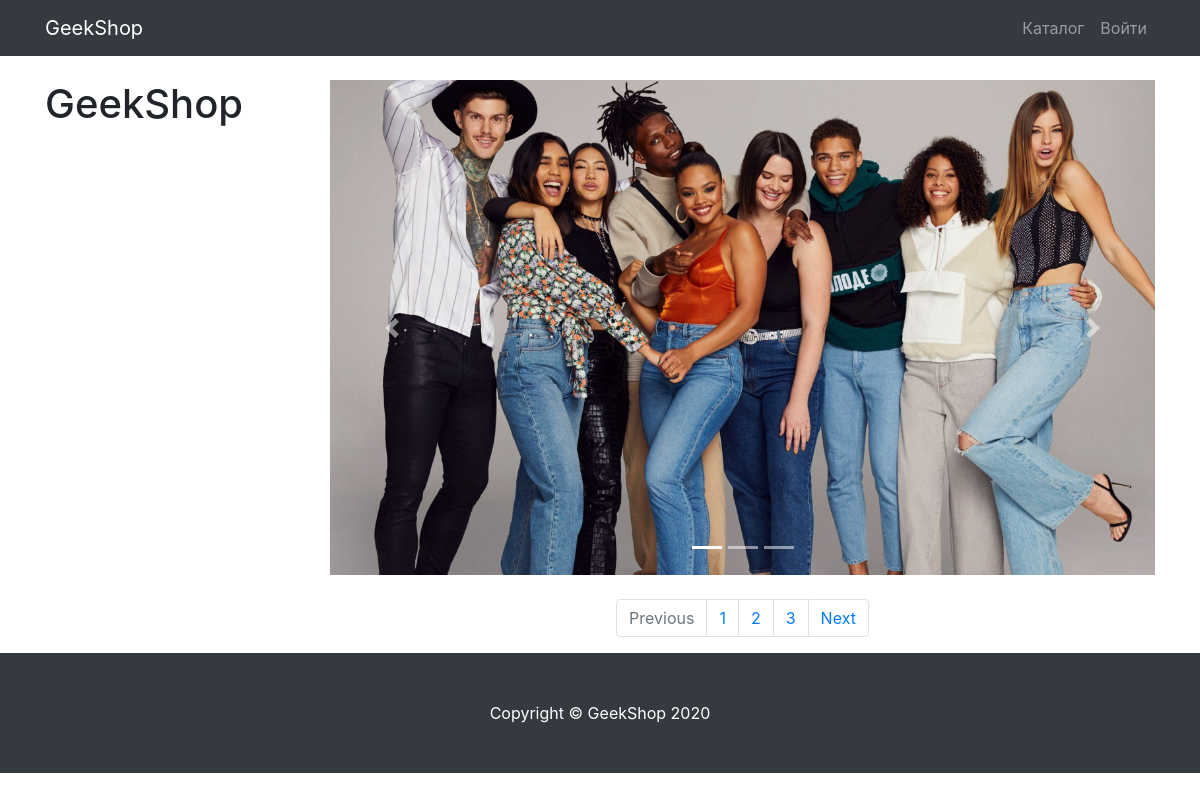
/products/, run on an earlier commit of the app's database.
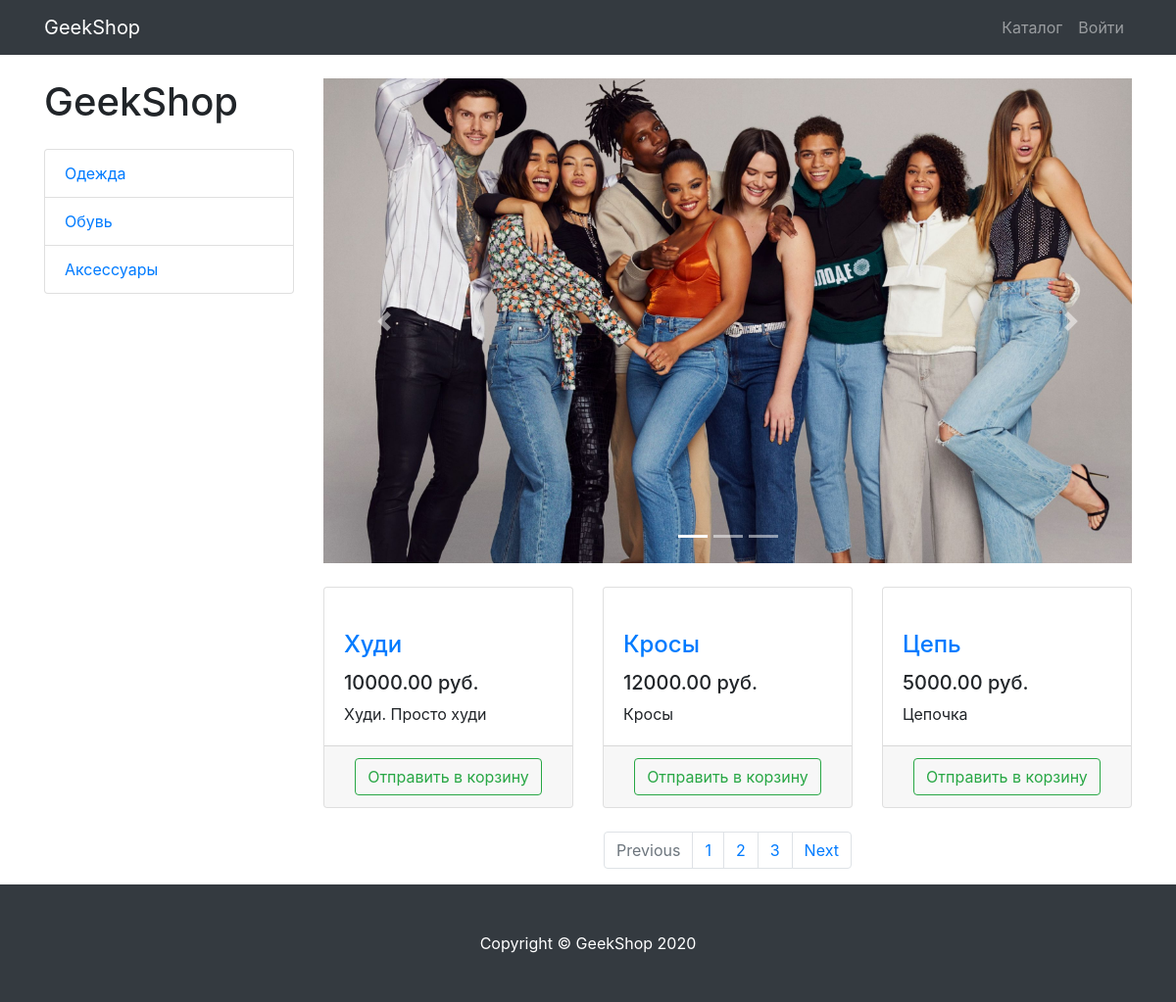
And on a later commit of the database.
### products/models.py (models this page shows, shortened)
class ProductCategory(models.Model):
    name = models.CharField(max_length=64,unique=True) #CharField, TextField это тип данных, в скобках - доп условия типо unique, blank (если true то поле может быть пустым)
    description = models.TextField(blank=True)
    class Meta:
        verbose_name_plural = 'ProductCategories'

class Products(models.Model):
    name = models.CharField(max_length=256)
    image = models.ImageField(upload_to='products_images',blank=True) #upload_to - папка куда будут выгружаться фотографии
    description = models.TextField(blank=True)
    short_description = models.CharField(max_length=64, blank=True)
    price = models.DecimalField(max_digits=8,decimal_places=2,default=0) #Тип данных для денег, 2 знака после запятой, максимум цифр в целой части 8, по умолчанию поле равно 0
    quantity = models.PositiveIntegerField(default=0) #Положительное целое число
    category = models.ForeignKey(ProductCategory, on_delete=models.CASCADE) #Внешний ключ ссылающийся на таблицу ProductCategory, при удалении Категории товары также удалятся
    class Meta:
        verbose_name_plural = "Products"

### products/views.py (the view)
# urls.py: path('',products, name = 'index'),
def products(request):
    context = {
        'title': 'Каталог',
        'categories': ProductCategory.objects.all(),
        'products': Products.objects.all(),
    }
    return render(request,"products/products.html", context)

### products/templates/products/products.html (shortened to what this page needs)
{% extends 'products/base.html' %}
{% load static %}
{% block css %} <link href="{% static 'vendor/css/products.css' %}" rel="stylesheet"> {% endblock %}
{% block content %}
    <div class="container">
    <div class="row">
        <div class="col-lg-3">
            <h1 class="my-4">GeekShop</h1>
            <div class="list-group">
                {% for category in categories %}
                     <a href="#" class="list-group-item">{{ category.name }}</a>
                {% endfor %}
            </div>
        </div>
        <div class="col-lg-9">
            <div id="carouselExampleIndicators" class="carousel slide my-4" data-ride="carousel">
                <ol class="carousel-indicators">
                    <li data-target="#carouselExampleIndicators" data-slide-to="0" class="active"></li>
                    <li data-target="#carouselExampleIndicators" data-slide-to="1"></li>
                    <li data-target="#carouselExampleIndicators" data-slide-to="2"></li>
                </ol>
                <div class="carousel-inner" role="listbox">
                    <div class="carousel-item active">
                        <img class="d-block img-fluid" src="{% static 'vendor/img/slides/slide-1.jpg' %}" alt="First slide">
                    </div>
                </div>
                <a class="carousel-control-prev" href="#carouselExampleIndicators" role="button" data-slide="prev">
                    <span class="carousel-control-prev-icon" aria-hidden="true"></span>
                </a>
                <a class="carousel-control-next" href="#carouselExampleIndicators" role="button" data-slide="next">
                    <span class="carousel-control-next-icon" aria-hidden="true"></span>
                </a>
            </div>
            <div class="row">
                {% for product in products %}
                    <div class="col-lg-4 col-md-6 mb-4">
                    <div class="card h-100">
                        <a href="#">
                        </a>
                        <div class="card-body">
                            <h4 class="card-title">
                                <a href="#">{{ product.name }}</a>
                            </h4>
                            <h5>{{ product.price }} руб.</h5>
                            <p class="card-text">{{ product.short_description }}</p>
                        </div>
                        <div class="card-footer text-center">
                            <a href="{% url 'products:basket_add' product.id %}">
                            <button type="button" class="btn btn-outline-success">Отправить в корзину</button>
                            </a>
                        </div>
                    </div>
                </div>
                {% endfor %}
            </div>
            <nav aria-label="Page navigation example">
                <ul class="pagination justify-content-center">
                    <li class="page-item disabled">
                        <a class="page-link" href="#" tabindex="-1" aria-disabled="true">Previous</a>
                    </li>
                    <li class="page-item"><a class="page-link" href="#">1</a></li>
                    <li class="page-item"><a class="page-link" href="#">2</a></li>
                    <li class="page-item"><a class="page-link" href="#">3</a></li>
                    <li class="page-item">
                        <a class="page-link" href="#">Next</a>
                    </li>
                </ul>
            </nav>
        </div>
    </div>
</div>
 {% endblock %}
{% block footer %}
    <footer class="py-5 bg-dark">
    <div class="container">
        <p class="m-0 text-center text-white">Copyright &copy; GeekShop 2020</p>
    </div>
</footer>
{% endblock %}

### products/templates/products/base.html (shortened to what this page needs)
{% load static %}
<!DOCTYPE html>
<html lang="en">
<head>
    <link href="{% static 'vendor/bootstrap/css/bootstrap.min.css' %}" rel="stylesheet">
    {% block css %} {% endblock %}
</head>
<body>
<nav class="navbar navbar-expand-lg navbar-dark bg-dark fixed-top">
    <div class="container">
        <a class="navbar-brand" href="{% url 'index' %}">GeekShop</a>
        <div class="collapse navbar-collapse" id="navbarResponsive">
            <ul class="navbar-nav ml-auto">
                <li class="nav-item">
                    <a class="nav-link" href="{% url 'products:index' %}">Каталог  </a>
                </li>
                {% if user.is_authenticated %}
                    <li class="nav-item dropdown">
                    <a class="nav-link dropdown-toggle" href="#" id="navbarDropdown" role="button"
                       data-bs-toggle="dropdown" aria-expanded="false">
                        <i class="fas fa-user-circle"></i>
                    </a>
                    <ul class="dropdown-menu" aria-labelledby="navbarDropdown">
                        <li>
                            <a class="dropdown-item" href="{% url 'users:profile' %}">Профиль</a>
                        </li>
                        <li><a class="dropdown-item" href="orders/orders.html">Заказы</a></li>
                        {% if user.is_superuser %}
                        <li><a class="dropdown-item" href="{% url 'admin:index' %}">Админ-панель</a></li>
                            {% endif %}
                        <li>
                            <hr class="dropdown-divider">
                        </li>
                        <li>
                            <a class="dropdown-item" href="{% url 'users:logout' %}">
                                Выйти
                            </a>
                        </li>
                    </ul>
                </li>
                {% else %}
                    <li class="nav-item">
                    <a class="nav-link" href="{% url 'users:login' %}">Войти </a>
                </li>
                {% endif %}
            </ul>
        </div>
    </div>
</nav>
{% block content %} {% endblock %}
{% block footer %} {% endblock %}
</body>
</html>

What changed in the data, as far as the page shows it:
added ProductCategory: name "Одежда"
added ProductCategory: name "Обувь"
added ProductCategory: name "Аксессуары"
added Products: name "Худи", price "10000.00", short_description "Худи. Просто худи"
added Products: name "Кросы", price "12000.00", short_description "Кросы"
added Products: name "Цепь", price "5000.00", short_description "Цепочка"
